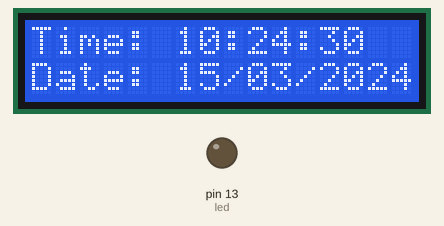
The sketch below on a simulated Arduino Uno, built with avr-gcc and run on an emulated ATmega328P. Shown: 16×2 character LCD, output pins drawn as LEDs (lit = HIGH). Dashed ring = blinking. The local clock reads 2024-03-15 10:24:30 at power-on unless the sketch sets it; what the sketch prints to the serial monitor is not drawn.

Above: at 0.2 s.
At 13.1 s:
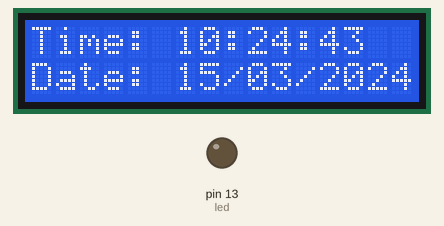
At 31.2 s:
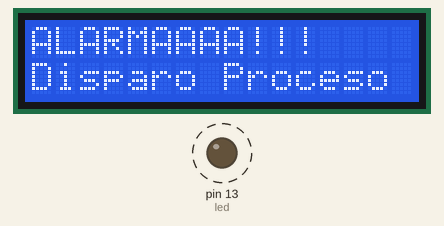
At 38.2 s:
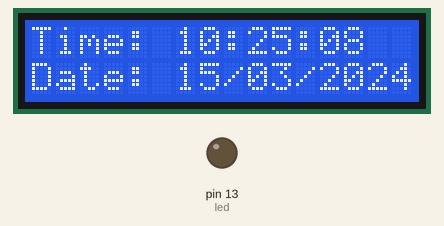
Timing chart, 0 to 39.7 s (numbered marks = the images above):
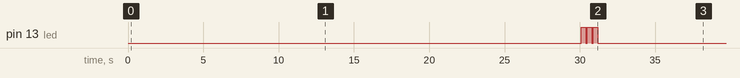

Measured:
- by itself, pin 13 (led): LOW → HIGH at 30.1 s, → LOW 0.30 s later, → HIGH 0.10 s later, → LOW 0.30 s later, … (6 changes in this stretch)
- what the display in image 0 shows lasts 1.0 s, from 0.2 s to 1.2 s
- what the display in image 1 shows lasts 1.1 s, from 13.1 s to 14.2 s
- what the display in image 2 shows lasts 6.1 s, from 30.1 s to 36.2 s

The sketch:

TimeAlarmsRTC.ino
```cpp
/*
     Programa: Controlador de Alarmas diarias, semanales y timers
               0.  Capas de operar con el Clock de tiempo real RTC
               1.  Si existe una conexion serial activa se puede sincronizar la fecha y la hora con la PC
               2.  Permite setear múltiple alarmas semanales o diarias
               3.  Permite setear timers de ejecución automática o de ejecución de única vez
               4.  Muestra la hora en un display LCD de 16 X 2


     Autor: Diego Fernández Sanz
     Fecha: 08/02/2015

     LCD PINUP
         Para utilizar con el LCD 16 X 2 de WINSTAR directo
         - LCD RS pin to digital         PIN12
         - LCD Enable pin to digital     PIN11
         - LCD D4 pin to digital         PIN5
         - LCD D5 pin to digital         PIN4
         - LCD D6 pin to digital         PIN3
         - LCD D7 pin to digital         PIN2
         - LCD R/W pin to ground         GND
         - 10K resistor:
         - ends to +5V and ground
         - wiper to LCD VO pin (pin 3)

 */

#include <Wire.h>
#include <RTClib.h>
#include <TimeAlarms.h>
#include <Time.h>
#include <LiquidCrystal.h>

// RTC Clock
RTC_DS1307 RTC;                                        // Crea el objeto Clock de Tiempo Real
const char* days[] = {"Domingo", "Lunes", "Martes", "Miércoles", "Jueves", "Viernes", "Sábado"};

// Alarm
int led=13;                                            // Define el pin donde voy a poner la alarma

// Define e inicializa los pines de la interface de LCD
LiquidCrystal lcd(12, 11, 5, 4, 3, 2);


void setup()
{
  // Seteo la cantidad de filas y columnas que va a tener el LCD
  lcd.begin(16, 2);

  // Inicializo la comunicación con el RTC Clock
  Wire.begin();                                     // Inicia el puerto I2C
  RTC.begin();                                      // Inicia la comunicación con el RTC
  //RTC.adjust(DateTime(__DATE__, __TIME__));       // Establece la fecha y hora (Comentar una vez establecida la hora)
  //setTime(19,25,0,16,2,2015);                     // Setea manualmente el reloj interno del micro (sin RTC) -- > 19:25:00 16/02/2015

  // Leo el RTC para cargar el objeto reloj interno desde el que después voy a comparar las alarmas
  DateTime now = RTC.now();                                                           // Obtiene la fecha y hora del RTC
  setTime(now.hour(),now.minute(),now.second(),now.day(),now.month(),now.year());     // Setea el clock interno a partir del RTC


  Serial.begin(9600);

  pinMode(led, OUTPUT);

  //Ejemplos de seteos de alarmas y timers
  //Alarm.alarmRepeat(8,30,0, MorningAlarm);              // 8:30am every day
  //Alarm.alarmRepeat(17,45,0,EveningAlarm);              // 5:45pm every day
  //Alarm.alarmRepeat(dowSaturday,8,30,30,WeeklyAlarm);   // 8:30:30 every Saturday
  //Alarm.timerOnce(10, OnceOnly);                        // called once after 10 seconds

  Alarm.timerRepeat(30, AlarmA);                          // timer for every 15 seconds para encender el dispositivo

}

void  loop(){

  //digitalClockDisplay();                                                             // Muestra la hora del reloj

  Alarm.delay(100);                                                                  // Muestreo de las alarmas y timers

  // Muestra la Fecha y Hora en el LCD
  lcd.setCursor(0, 0);
  lcd.print("Time: ");
  printLCDigits(hour());
  lcd.print(":");
  printLCDigits(minute());
  lcd.print(":");
  printLCDigits(second());
  lcd.setCursor(0, 1);
  lcd.print("Date: ");
  printLCDigits(day());
  lcd.print("/");
  printLCDigits(month());
  lcd.print("/");
  printLCDigits(year());


}


void AlarmA(){
  Serial.print("Alarma Conectada!!! ");
  digitalClockDisplay();     // Muestra la hora del reloj

  // Muestra el mensaje en el LCD
  lcd.setCursor(0, 0);
  lcd.print("ALARMAAAA!!!     ");
  lcd.setCursor(0, 1);
  lcd.print("Disparo Proceso X");

  buzzer();

  delay(5000);
}


void buzzer()
{
  // Hace sonar el buzzer
  digitalWrite(led, HIGH);
  delay(300);
  digitalWrite(led, LOW);
  delay(100);
  digitalWrite(led, HIGH);
  delay(300);
  digitalWrite(led, LOW);
  delay(100);
  digitalWrite(led, HIGH);
  delay(300);
  digitalWrite(led, LOW);
}


void digitalClockDisplay()
{
  // digital clock display of the time
  printDigits(hour());
  Serial.print(":");
  printDigits(minute());
  Serial.print(":");
  printDigits(second());
  Serial.println();
}

void printDigits(int digits)
{
  if(digits < 10)
    Serial.print('0');
  Serial.print(digits);
}

void printLCDigits(int digits)
{
  if(digits < 10)
    lcd.print("0");
    lcd.print(digits);
}
```
